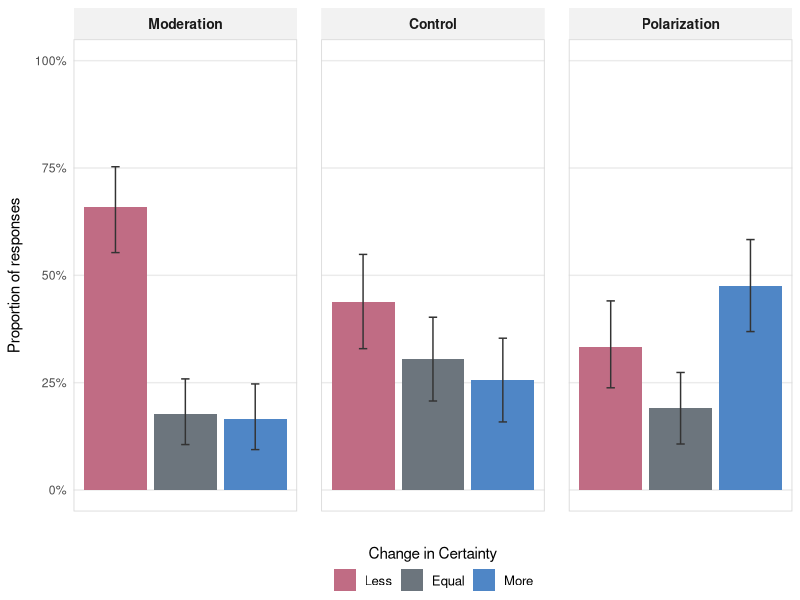
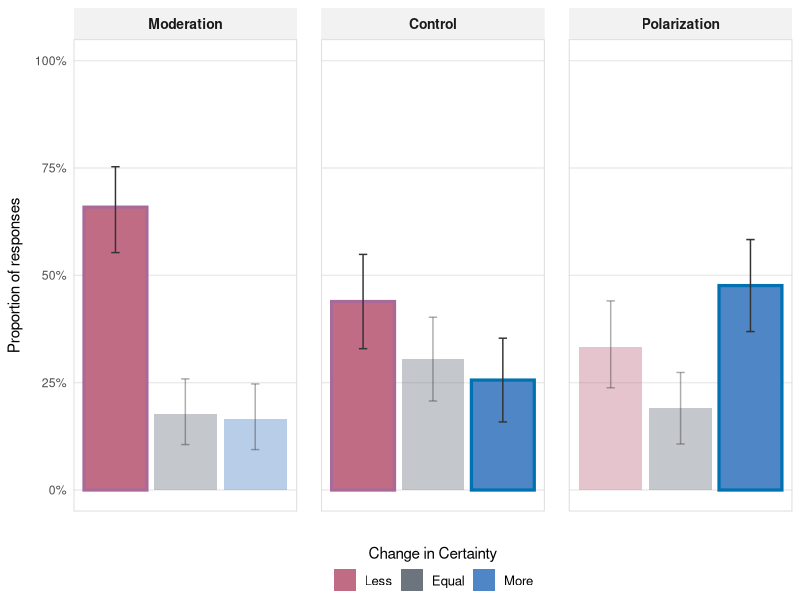
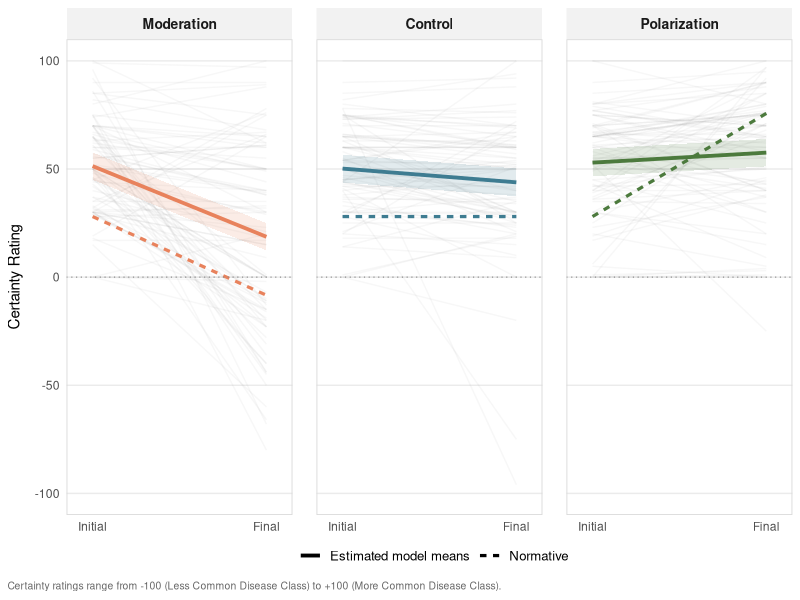
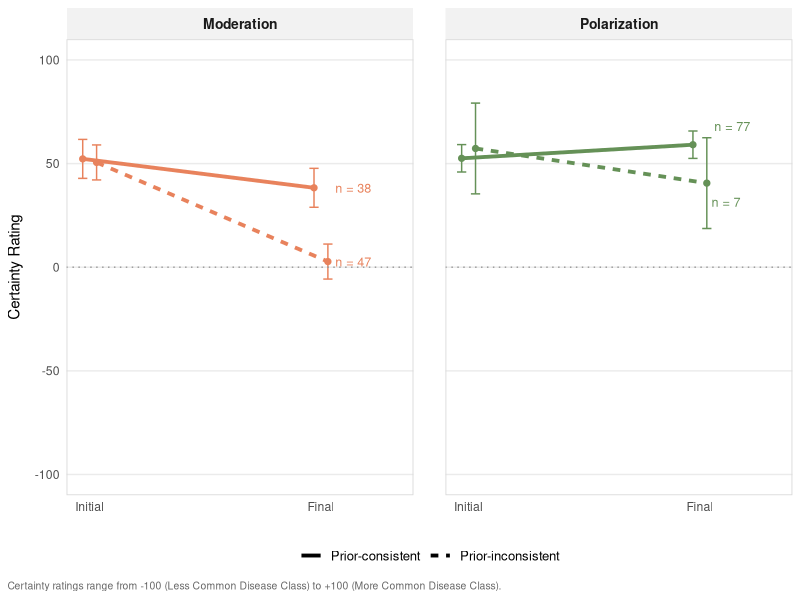
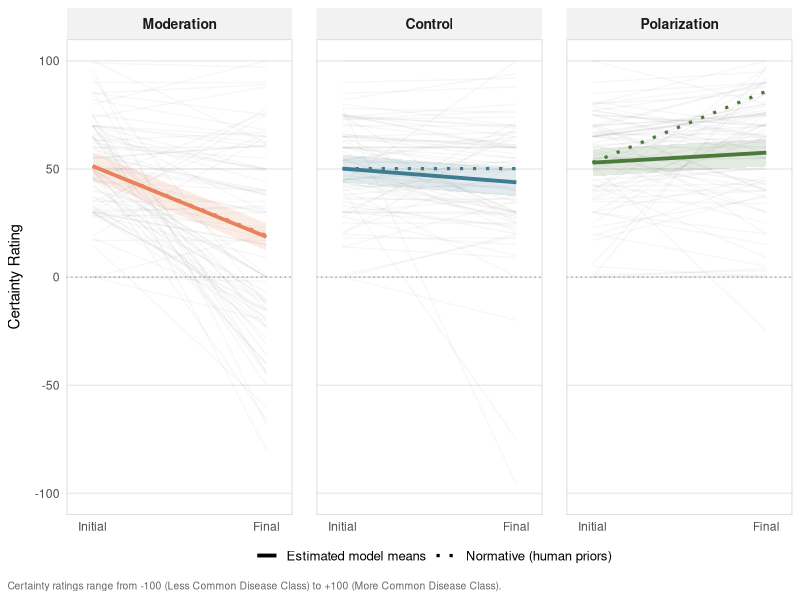
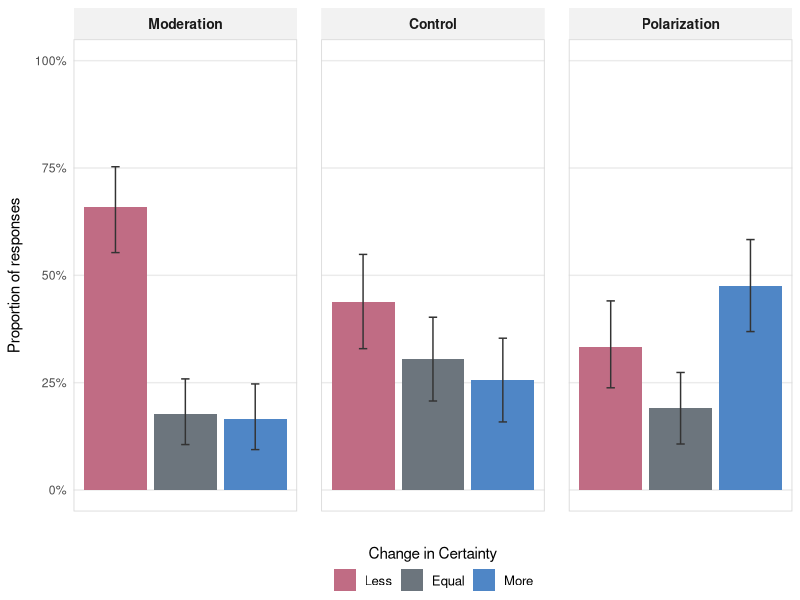
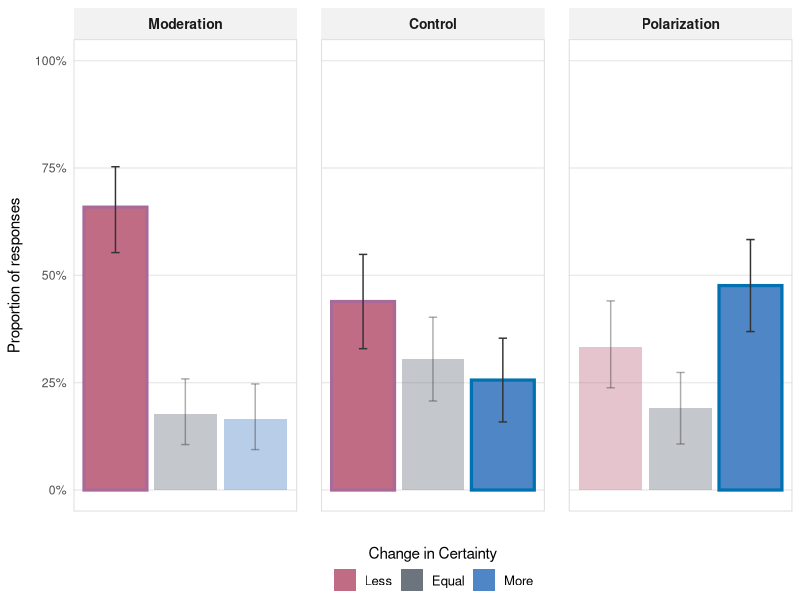
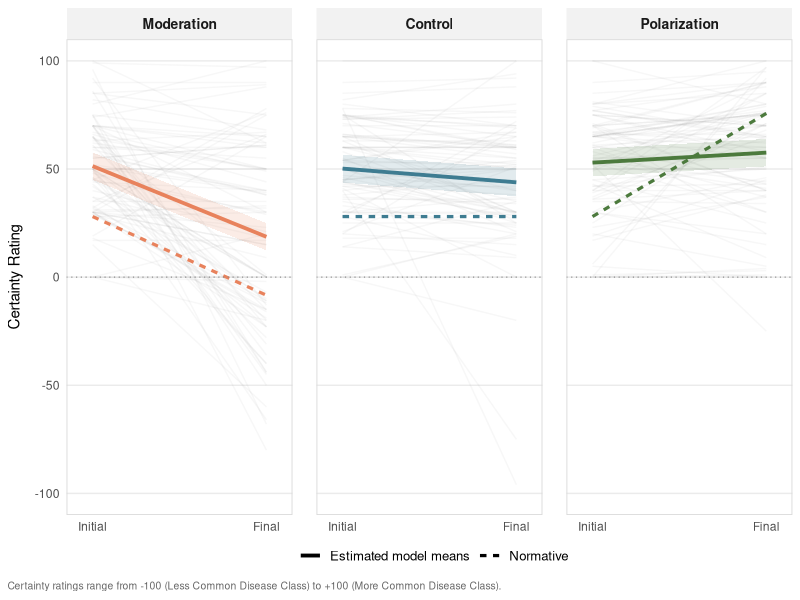

R code for these plots, in order:
## ---- chunk 1
library(tidyverse)

df <- read_csv("../data/processed/JernRep-Data-Processed-Full.csv")

df_prop_ci <- read_csv('../data/processed/JernRep-Results-Full-Proportions.csv')

df_emmeans <- read_csv('../data/processed/JernRep-Results-Full-MixedModel-EstMeans.csv')

df_emmeans_choice <- read_csv('../data/processed/JernRep-Results-Full-MixedModel-EstMeans-Choice.csv')

df_model <- read_csv('../data/processed/JernRep-Results-Full-ModelPredictions.csv')

df_model_human <- read_csv('../data/processed/JernRep-Results-Full-ModelPredictions-HumanPrior.csv')

df_choice_rates <- read_csv('../data/processed/JernRep-Results-Full-ChoiceRates.csv')
## ---- chunk 2
## Setup
library(ggplot2)
library(scales)
df_prop_ci <- df_prop_ci |>
  mutate(CertaintyClass = factor(CertaintyClass, levels = c("Less", "Equal", "More")),
         Condition = factor(Condition, levels = c("Moderation", "Control", "Polarization")))
certainty_colors <- c('#C06C84', '#6C757D', '#4F86C6')

## Plot
fig9_base <- ggplot(df_prop_ci,
            aes(x = CertaintyClass, 
                y = CertaintyProportion, 
                fill = CertaintyClass)) +
  geom_col(width = 0.9) +
  geom_errorbar(aes(ymin = ci_lo, ymax = ci_hi),
                color = 'grey20',
                width = 0.12,
                linewidth = 0.5) +
  scale_y_continuous(limits = c(0, 1), 
                     breaks = seq(0, 1, 0.25),
                     labels = label_percent()) +
  facet_wrap(~Condition) +
  labs(x = "", 
       y = "Proportion of responses") +
  theme_minimal() + 
  scale_fill_manual(values = certainty_colors,
                    name = "Change in Certainty") + 
  guides(fill = guide_legend(title.position = "top",
    title.hjust = 0.5)) +
  theme(plot.title = element_text(face = "bold", size = 13, margin = margin(b = 10)),
    strip.background = element_rect(fill = "grey95", color = NA),
    strip.text = element_text(face = "bold", size = 10, margin = margin(t = 6, b = 6)),
    panel.spacing = unit(1.2, "lines"),
    panel.grid.minor = element_blank(),
    panel.grid.major.x = element_blank(),
    panel.border = element_rect(color = "grey85", fill = NA, linewidth = 0.6),
    axis.text.x = element_blank(),
    axis.title.y = element_text(
      margin = margin(r = 8)),
    axis.text = element_text(
      color = "grey30"),
    legend.position = "bottom",
    legend.text = element_text(size = 9.5),
    legend.margin = margin(t = -4),
    plot.caption = element_text(
      hjust = 0,
      size = 7.5,
      color = "grey40",
      margin = margin(t = 10)),
    plot.caption.position = "plot",
    plot.title.position = "plot"
  )
ggsave("../materials/Figures/JernRep-Results-Full-Figure-Base.png", plot = fig9_base)
fig9_base 
## ---- chunk 3
## Setup
library(ggplot2)
library(scales)

## Specify critical comparisons 
df_prop_ci <- df_prop_ci %>%
  mutate(
    highlight_pair = case_when(
      Condition == "Control" & CertaintyClass == "Less" ~ "MC",
      Condition == "Moderation" & CertaintyClass == "Less" ~ "MC",
      Condition == "Control" & CertaintyClass == "More" ~ "PC",
      Condition == "Polarization" & CertaintyClass == "More" ~ "PC",
      TRUE ~ "none"
    )
  )
pair_colors <- c(MC = "#A96A99", PC = "#0072B2", none = NA)

## Plot
fig9_comparisons <- ggplot(df_prop_ci,
            aes(x = CertaintyClass,
                y = CertaintyProportion,
                fill = CertaintyClass,
                alpha = highlight_pair != "none")) +
  geom_col(aes(color = highlight_pair, linewidth = highlight_pair != "none"),
           width = 0.9) +
  geom_errorbar(aes(ymin = ci_lo, ymax = ci_hi),
                color = 'grey20', width = 0.12, linewidth = 0.5) +
  scale_y_continuous(limits = c(0, 1), breaks = seq(0, 1, 0.25),
                     labels = label_percent()) +
  scale_alpha_manual(values = c(`TRUE` = 1, `FALSE` = 0.4), guide = "none") +
  scale_color_manual(values = pair_colors, na.value = NA, guide = "none") +
  scale_linewidth_manual(values = c(`TRUE` = 1.1, `FALSE` = 0), guide = "none") +
  facet_wrap(~Condition) +
  labs(x = "", y = "Proportion of responses") +
  theme_minimal() +
  scale_fill_manual(values = certainty_colors, name = "Change in Certainty") +
  guides(fill = guide_legend(title.position = "top", title.hjust = 0.5)) +
  theme(
    plot.title = element_text(face = "bold", size = 13, margin = margin(b = 10)),
    strip.background = element_rect(fill = "grey95", color = NA),
    strip.text = element_text(face = "bold", size = 10, margin = margin(t = 6, b = 6)),
    panel.spacing = unit(1.2, "lines"),
    panel.grid.minor = element_blank(),
    panel.grid.major.x = element_blank(),
    panel.border = element_rect(color = "grey85", fill = NA, linewidth = 0.6),
    axis.text.x = element_blank(),
    axis.title.y = element_text(margin = margin(r = 8)),
    axis.text = element_text(color = "grey30"),
    legend.position = "bottom",
    legend.text = element_text(size = 9.5),
    legend.margin = margin(t = -4),
    plot.caption = element_text(hjust = 0, size = 7.5, color = "grey40", margin = margin(t = 10)),
    plot.caption.position = "plot",
    plot.title.position = "plot"
  )
ggsave("../materials/Figures/JernRep-Results-Full-Figure-Comparisons.png", plot = fig9_comparisons)

fig9_comparisons
## ---- chunk 4
## Setup
library(ggplot2)
d_long <- df |>
  pivot_longer(c(Initial, Final), names_to = "Phase", values_to = "Rating") |>
  mutate(Phase = factor(Phase, levels = c("Initial", "Final")),
         Condition = factor(Condition, levels = c("Moderation", "Control", "Polarization")))

df_emmeans <- df_emmeans |>
  mutate(Phase = factor(Phase, levels = c("Initial", "Final")),
         Condition = factor(Condition, levels = c("Moderation", "Control", "Polarization")))

df_model <- df_model |>
  mutate(Phase = factor(Phase, levels = c("Initial", "Final")),
         Condition = factor(Condition, levels = c("Moderation", "Control", "Polarization")))
colors <- c('#E8825C', '#3E7C91', '#4C7A3D')

## Plot
fig_traj <- ggplot(mapping = aes(x = Phase)) +
  geom_line(data = d_long, aes(y = Rating, group = ResponseId), alpha = 0.05, color = "gray40", show.legend = FALSE) +
  ## Est. means with CI ribbon
  geom_ribbon(data = df_emmeans,
              aes(ymin = lower.CL, ymax = upper.CL, group = Condition, fill = Condition),
              alpha = 0.15) +
  geom_line(data = df_emmeans,
            aes(y = emmean, group = Condition, color = Condition, linetype = "Estimated model means"),
            linewidth = 1.3) +
  ## Normative prediction
  geom_line(data = df_model,
            aes(y = Rating, group = Condition, color = Condition, linetype = "Normative"),
            linewidth = 1.1) +
  geom_hline(yintercept = 0, linetype = "dotted", color = "gray55", linewidth = 0.4) +
  scale_y_continuous(limits = c(-100, 100), breaks = seq(-100, 100, 50)) +
  facet_wrap(~Condition) +
  scale_linetype_manual(
    values = c(
      "Individual participants" = "solid",
      "Estimated model means" = "solid",
      "Normative" = "22") )+
  labs(x = NULL,
    y = "Certainty Rating",
    caption = "Certainty ratings range from -100 (Less Common Disease Class) to +100 (More Common Disease Class).",
    color = "",
    linetype = "") +
  theme_minimal() + 
  scale_color_manual(values = colors, guide = "none") +
  scale_fill_manual(values = colors, guide = "none") +
  scale_x_discrete(expand = expansion(mult = 0.15)) +
  theme(plot.title = element_text(face = "bold", size = 13, margin = margin(b = 10)),
    strip.background = element_rect(fill = "grey95", color = NA),
    strip.text = element_text(face = "bold", size = 10, margin = margin(t = 6, b = 6)),
    panel.spacing = unit(1.2, "lines"),
    panel.grid.minor = element_blank(),
    panel.grid.major.x = element_blank(),
    panel.border = element_rect(color = "grey85", fill = NA, linewidth = 0.6),
    axis.title.y = element_text(margin = margin(r = 8)),
    axis.text = element_text(color = "grey30"),
    legend.position = "bottom",
    legend.text = element_text(size = 9.5),
    legend.margin = margin(t = -4),
    plot.caption = element_text(hjust = 0, size = 7.5, color = "grey40",
                                 margin = margin(t = 10)),
    plot.caption.position = "plot",
    plot.title.position = "plot")

ggsave("../materials/Figures/JernRep-Results-Full-Figure-Trajectories-Predicted.png", plot = fig_traj)

fig_traj
## ---- chunk 5
## Setup
library(ggplot2)
condition_colors <- c("Moderation" = "#E8825C", "Polarization" = "#659157")
df_emmeans_choice <- df_emmeans_choice |>
  mutate(Phase = factor(Phase, levels = c("Initial", "Final")),
         Condition = factor(Condition, levels = c("Moderation", "Polarization")),
         Choice = factor(Choice,
                         levels = c("Prior-consistent", "Prior-inconsistent")))
## Specify label positions
choice_labels <- df_choice_rates |>
  filter(Condition != "Control") |>
  left_join(df_emmeans_choice |> filter(Phase == "Final"),
            by = c("Condition", "Choice")) |>
  mutate(label = paste0("n = ", n),
         Phase = factor(Phase, levels = c("Initial", "Final")),
         Condition = factor(Condition, levels = c("Moderation", "Polarization")),
         Choice = factor(Choice, levels = c("Prior-consistent", "Prior-inconsistent")),
         nudge_y = case_when(
           Condition == "Moderation" ~ 0,
           Condition == "Polarization" & Choice == "Prior-consistent" ~ 9,
           Condition == "Polarization" & Choice == "Prior-inconsistent" ~ -9
  ))

## Plot
fig_choice <- ggplot(df_emmeans_choice,
                     aes(x = Phase, y = emmean, group = Choice,
                         color = Condition, linetype = Choice)) +
  geom_line(linewidth = 1.3,
            position = position_dodge(width = 0.12)) +
  geom_errorbar(aes(ymin = lower.CL, ymax = upper.CL),
                width = 0.08, linewidth = 0.5, linetype = "solid",
                position = position_dodge(width = 0.12)) +
  geom_point(size = 1.8, position = position_dodge(width = 0.12)) +
  geom_text(data = choice_labels,
          aes(label = label, y = emmean + nudge_y),
          hjust = -0.4, size = 3.2, show.legend = FALSE) +
  geom_hline(yintercept = 0, linetype = "dotted", color = "gray60") +
  facet_wrap(~ Condition) +
  scale_color_manual(values = condition_colors, guide = "none") +
  scale_linetype_manual(values = c("Prior-consistent" = "solid",
                                   "Prior-inconsistent" = "22"),
                        name = NULL) +
  scale_x_discrete(expand = expansion(add = c(0.1, 0.4)))+
  scale_y_continuous(breaks = seq(-100, 100, 50)) +
  coord_cartesian(ylim = c(-100, 100)) +
  labs(x = "", 
       y = "Certainty Rating",
       caption = "Certainty ratings range from -100 (Less Common Disease Class) to +100 (More Common Disease Class).") +
  theme_minimal() +
  theme(
        plot.title = element_text(face = "bold", size = 13, margin = margin(b = 10)),
      strip.background = element_rect(fill = "grey95", color = NA),
      strip.text = element_text(face = "bold", size = 10, margin = margin(t = 6, b = 6)),
      panel.spacing = unit(1.6, "lines"),
      panel.grid.minor = element_blank(),
      panel.grid.major.x = element_blank(),
      panel.border = element_rect(color = "grey85", fill = NA, linewidth = 0.6),
      axis.title.y = element_text(margin = margin(r = 8)),
      axis.text = element_text(color = "grey30"),
      legend.position = "bottom",
      legend.text = element_text(size = 9.5),
      legend.margin = margin(t = -4),
      plot.caption = element_text(hjust = 0, size = 7.5, color = "grey40",
                                 margin = margin(t = 10)),
      plot.caption.position = "plot",
      plot.title.position = "plot")

ggsave("../materials/Figures/JernRep-Results-Full-Figure-Choice.png", plot = fig_choice)

fig_choice
## ---- chunk 6
## Setup
library(ggplot2)
d_long <- df |>
  pivot_longer(c(Initial, Final), names_to = "Phase", values_to = "Rating") |>
  mutate(Phase = factor(Phase, levels = c("Initial", "Final")),
         Condition = factor(Condition, levels = c("Moderation", "Control", "Polarization")))

df_emmeans <- df_emmeans |>
  mutate(Phase = factor(Phase, levels = c("Initial", "Final")),
         Condition = factor(Condition, levels = c("Moderation", "Control", "Polarization")))

df_model_human <-  df_model_human |>
  mutate(Phase = factor(Phase, levels = c("Initial", "Final")),
         Condition = factor(Condition, levels = c("Moderation", "Control", "Polarization")))

colors <- c('#E8825C', '#3E7C91', '#4C7A3D')

## Plot
fig_model_comparison <- ggplot(mapping = aes(x = Phase)) +
  geom_line(data = d_long, aes(y = Rating, group = ResponseId), alpha = 0.05, color = "gray40", show.legend = FALSE) +
  ## Est. means with CI ribbon
  geom_ribbon(data = df_emmeans,
              aes(ymin = lower.CL, ymax = upper.CL, group = Condition, fill = Condition),
              alpha = 0.15) +
  geom_line(data = df_emmeans,
            aes(y = emmean, group = Condition, color = Condition, linetype = "Estimated model means"),
            linewidth = 1.3) +
  ## Normative prediction, fitted to participants' priors
  geom_line(data = df_model_human,
            aes(y = Rating, group = Condition, color = Condition, linetype = "Normative (human priors)"),
            linewidth = 1.1) +
  geom_hline(yintercept = 0, linetype = "dotted", color = "gray55", linewidth = 0.4) +
  scale_y_continuous(limits = c(-100, 100), breaks = seq(-100, 100, 50)) +
  facet_wrap(~Condition) +
  scale_linetype_manual(
    values = c(
      "Individual participants" = "solid",
      "Estimated model means" = "solid",
      "Normative (human priors)" = "dotted") )+
  labs(x = NULL,
    y = "Certainty Rating",
    caption = "Certainty ratings range from -100 (Less Common Disease Class) to +100 (More Common Disease Class).",
    color = "",
    linetype = "") +
  theme_minimal() + 
  scale_color_manual(values = colors, guide = "none") +
  scale_fill_manual(values = colors, guide = "none") +
  scale_x_discrete(expand = expansion(mult = 0.15)) +
  theme(plot.title = element_text(face = "bold", size = 13, margin = margin(b = 10)),
    strip.background = element_rect(fill = "grey95", color = NA),
    strip.text = element_text(face = "bold", size = 10, margin = margin(t = 6, b = 6)),
    panel.spacing = unit(1.2, "lines"),
    panel.grid.minor = element_blank(),
    panel.grid.major.x = element_blank(),
    panel.border = element_rect(color = "grey85", fill = NA, linewidth = 0.6),
    axis.title.y = element_text(margin = margin(r = 8)),
    axis.text = element_text(color = "grey30"),
    legend.position = "bottom",
    legend.text = element_text(size = 9.5),
    legend.margin = margin(t = -4),
    plot.caption = element_text(hjust = 0, size = 7.5, color = "grey40",
                                 margin = margin(t = 10)),
    plot.caption.position = "plot",
    plot.title.position = "plot")

ggsave("../materials/Figures/JernRep-Results-Full-Figure-Trajectories-Observed.png", plot = fig_traj)

fig_model_comparison
